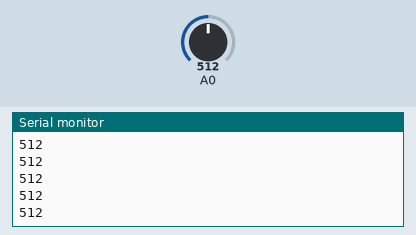
The sketch below on a simulated Arduino Uno, built with avr-gcc and run on an emulated ATmega328P. Shown: the last lines printed to the serial monitor. The inputs (shaded band) are chosen by the test bench; at power-on: A0 = 512.

Above: at 1.2 s.
1.3 s: A0 set to 716
At 1.9 s:
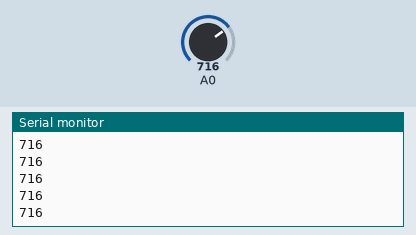
2.8 s: A0 set to 900
At 3.3 s:
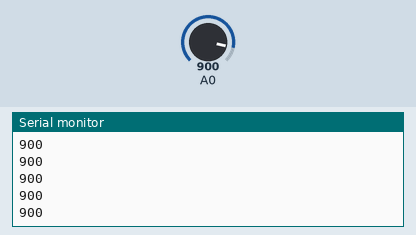
Timing chart, 0 to 5.8 s (numbered marks = the images above; inputs shaded):
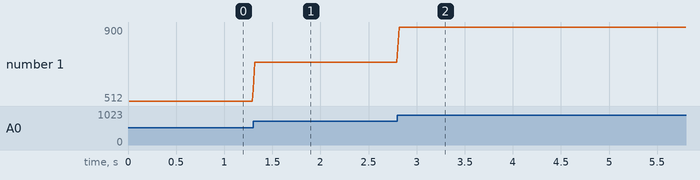

Measured:
- after the input at 1.3 s, the serial monitor: prints a new line at once (image 1)
- after the input at 2.8 s, the serial monitor: prints a new line at once (image 2)
- plotted number 1: 512 → 716 after the input at 1.3 s, 716 → 900 after the input at 2.8 s

The sketch:

EMG_read.ino
```cpp
// (licence header left out)
void setup() {
  // initialize the serial communication:
  Serial.begin(9600);
  pinMode(9, INPUT);   // Setup for leads off detection LO +
  pinMode(10, INPUT);  // Setup for leads off detection LO -
}

void loop() {
  int average = 0;
  int reading = 0;
  //if ((digitalRead (0) == 1) || (digitalRead (1) == 1)) {
  //Serial.println ('!');
  //}
  //else {
  // send the value of analog input 0:
  for (int i = 0; i < 10; i++) {
    reading += analogRead(A0);
    delay(1);
  }
  average = reading / 10;
  Serial.println(average);
  delay(1);
  //}
  // Wait for a bit to keep serial data from saturating
}
```
